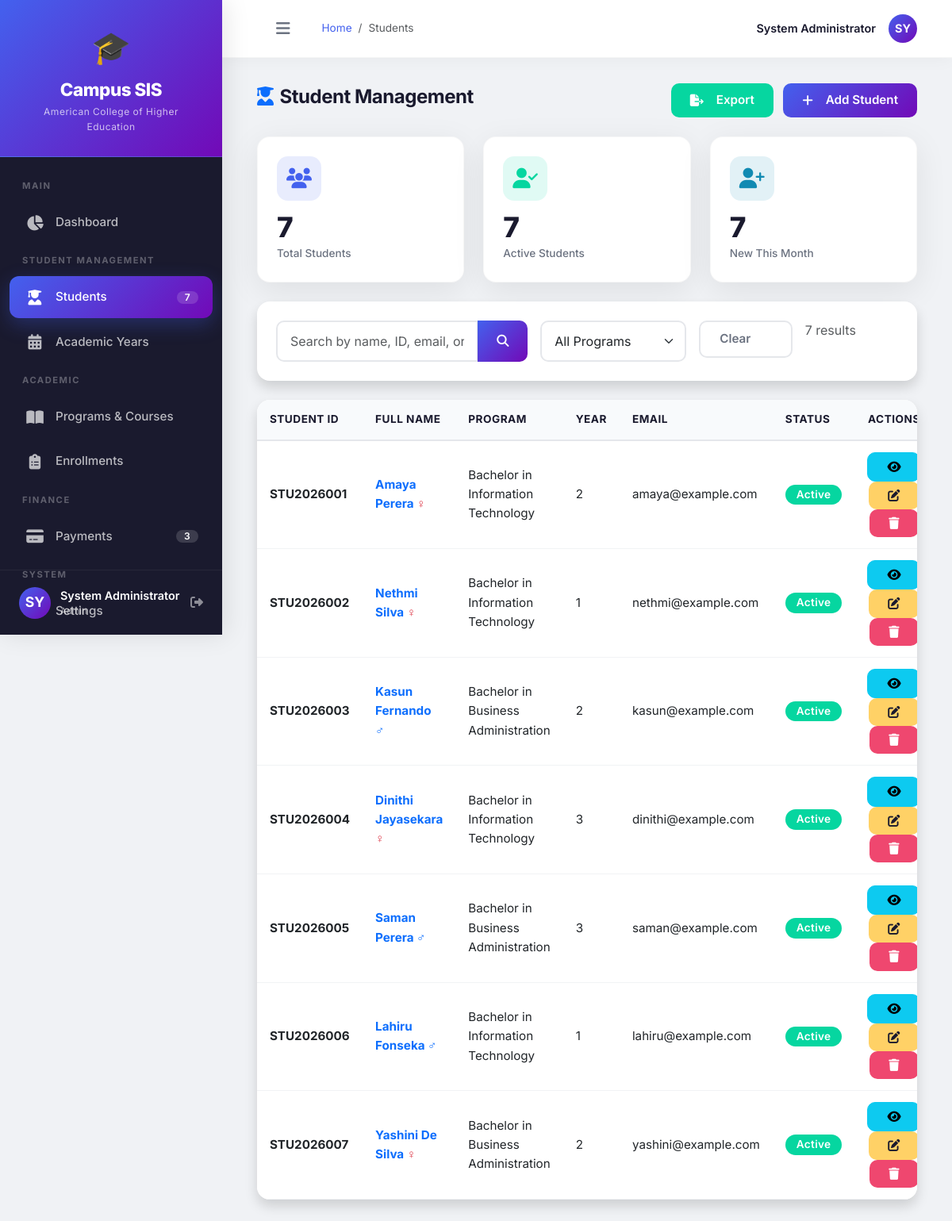
The page /pages/students.php (signed in) on the database its author committed.
### tables this page shows
CREATE TABLE students (
    student_id INT PRIMARY KEY AUTO_INCREMENT,
    student_number VARCHAR(20) UNIQUE NOT NULL,
    full_name VARCHAR(100) NOT NULL,
    ic_number VARCHAR(20) UNIQUE NOT NULL,
    gender ENUM('Male', 'Female') NOT NULL,
    dob DATE NOT NULL,
    email VARCHAR(100) UNIQUE NOT NULL,
    phone VARCHAR(15) NOT NULL,
    address TEXT NOT NULL,
    program VARCHAR(100) NOT NULL,
    year_of_study INT DEFAULT 1,
    photo VARCHAR(255),
    guardian_name VARCHAR(100),
    guardian_phone VARCHAR(15),
    guardian_email VARCHAR(100),
    enrollment_date DATE,
    status ENUM('active', 'graduated', 'suspended', 'withdrawn') DEFAULT 'active',
    created_at TIMESTAMP DEFAULT CURRENT_TIMESTAMP
);

### config/database.php (called while the page is built, shortened)
<?php
function sanitize($input) {
    return htmlspecialchars(strip_tags(trim($input)));
}
?>

### pages/students.php (the view, shortened to what this page needs)
<?php
require_once '../config/database.php';
$page_title = 'Students';
include '../includes/header.php';
include '../includes/sidebar.php';
$search = isset($_GET['search']) ? sanitize($_GET['search']) : '';
$query = "SELECT * FROM students WHERE 1=1";
$params = [];
$query .= " ORDER BY created_at DESC";
$stmt = $pdo->prepare($query);
$stmt->execute($params);
$students = $stmt->fetchAll();
$totalStudents = $pdo->query("SELECT COUNT(*) FROM students")->fetchColumn();
$activeStudents = $pdo->query("SELECT COUNT(*) FROM students WHERE status = 'active'")->fetchColumn();
$newThisMonth = $pdo->query("SELECT COUNT(*) FROM students WHERE MONTH(created_at) = MONTH(NOW()) AND YEAR(created_at) = YEAR(NOW())")->fetchColumn();
?>
<div class="container-fluid fade-in">
    <div class="d-flex justify-content-between align-items-center mb-4">
        <h1 class="h3 text-gray-800"><i class="fas fa-user-graduate me-2 text-primary"></i>Student Management</h1>
        <div>
            <a href="students.php?export=csv" class="btn btn-success me-2">
                <i class="fas fa-file-export me-2"></i>Export
            </a>
            <a href="add_student.php" class="btn btn-primary">
                <i class="fas fa-plus me-2"></i>Add Student
            </a>
        </div>
    </div>
    <div class="row g-4 mb-4">
        <div class="col-md-4">
            <div class="stat-card">
                <div class="stat-icon primary"><i class="fas fa-users"></i></div>
                <div class="stat-number"><?php echo number_format($totalStudents); ?></div>
                <div class="stat-label">Total Students</div>
            </div>
        </div>
        <div class="col-md-4">
            <div class="stat-card">
                <div class="stat-icon success"><i class="fas fa-user-check"></i></div>
                <div class="stat-number"><?php echo number_format($activeStudents); ?></div>
                <div class="stat-label">Active Students</div>
            </div>
        </div>
        <div class="col-md-4">
            <div class="stat-card">
                <div class="stat-icon info"><i class="fas fa-user-plus"></i></div>
                <div class="stat-number"><?php echo number_format($newThisMonth); ?></div>
                <div class="stat-label">New This Month</div>
            </div>
        </div>
    </div>
    <div class="card shadow mb-4">
        <div class="card-body">
            <form method="GET" class="row g-3">
                <div class="col-md-5">
                    <div class="input-group">
                        <input type="text" name="search" class="form-control" placeholder="Search by name, ID, email, or IC..." value="<?php echo htmlspecialchars($search); ?>">
                        <button type="submit" class="btn btn-primary"><i class="fas fa-search"></i></button>
                    </div>
                </div>
                <div class="col-md-3">
                    <select name="program" class="form-select" onchange="this.form.submit()">
                        <option value="">All Programs</option>
                    </select>
                </div>
                <div class="col-md-2">
                    <a href="students.php" class="btn btn-outline-secondary w-100">Clear</a>
                </div>
                <div class="col-md-2">
                    <span class="text-muted"><?php echo count($students); ?> results</span>
                </div>
            </form>
        </div>
    </div>
    <div class="card shadow">
        <div class="card-body p-0">
            <div class="table-responsive">
                <table class="table table-hover mb-0">
                    <thead>
                        <tr>
                            <th>Student ID</th>
                            <th>Full Name</th>
                            <th>Program</th>
                            <th>Year</th>
                            <th>Email</th>
                            <th>Status</th>
                            <th class="text-center">Actions</th>
                        </tr>
                    </thead>
                    <tbody>
                        <?php if (!empty($students)): ?>
                            <?php foreach ($students as $student): ?>
                            <tr>
                                <td>
                                    <strong><?php echo htmlspecialchars($student['student_number']); ?></strong>
                                </td>
                                <td>
                                    <a href="view_student.php?id=<?php echo $student['student_id']; ?>" class="text-decoration-none fw-bold">
                                        <?php echo htmlspecialchars($student['full_name']); ?>
                                    </a>
                                    <?php if ($student['gender'] == 'Male'): ?>
                                        <span class="text-primary">♂</span>
                                    <?php else: ?>
                                        <span class="text-danger">♀</span>
                                    <?php endif; ?>
                                </td>
                                <td><?php echo htmlspecialchars($student['program']); ?></td>
                                <td><?php echo $student['year_of_study']; ?></td>
                                <td><?php echo htmlspecialchars($student['email']); ?></td>
                                <td>
                                    <span class="badge bg-<?php echo $student['status'] == 'active' ? 'success' : ($student['status'] == 'graduated' ? 'info' : 'secondary'); ?>" style="font-size: 0.85rem; padding: 6px 14px;">
                                        <?php echo ucfirst($student['status']); ?>
                                    </span>
                                </td>
                                <td class="text-center">
                                    <a href="view_student.php?id=<?php echo $student['student_id']; ?>" class="btn btn-sm btn-info" title="View Profile">
                                        <i class="fas fa-eye"></i>
                                    </a>
                                    <a href="edit_student.php?id=<?php echo $student['student_id']; ?>" class="btn btn-sm btn-warning" title="Edit">
                                        <i class="fas fa-edit"></i>
                                    </a>
                                    <a href="students.php?delete=<?php echo $student['student_id']; ?>" class="btn btn-sm btn-danger" title="Delete" onclick="return confirm('Delete this student permanently?')">
                                        <i class="fas fa-trash"></i>
                                    </a>
                                </td>
                            </tr>
                            <?php endforeach; ?>
                        <?php endif; ?>
                    </tbody>
                </table>
            </div>
        </div>
    </div>
</div>
<?php include '../includes/footer.php'; ?>

### includes/header.php (shortened to what this page needs)
<!DOCTYPE html>
<html lang="en">
<head>
    <link href="https://cdn.jsdelivr.net/npm/bootstrap@5.3.0/dist/css/bootstrap.min.css" rel="stylesheet">
    <link rel="stylesheet" href="https://cdnjs.cloudflare.com/ajax/libs/font-awesome/6.4.0/css/all.min.css">
    <link rel="stylesheet" href="<?php echo APP_URL; ?>assets/css/style.css">
</head>
<body>
    <div class="wrapper">

### includes/sidebar.php (shortened to what this page needs)
<nav id="sidebar" class="sidebar">
    <div class="sidebar-header">
        <span class="logo-icon">🎓</span>
        <h4><?php echo APP_NAME; ?></h4>
        <div class="subtitle">American College of Higher Education</div>
    </div>
    <ul class="nav flex-column">
        <div class="nav-label">Main</div>
        <li class="nav-item">
            <a href="<?php echo APP_URL; ?>pages/dashboard.php" class="nav-link <?php echo basename($_SERVER['PHP_SELF']) == 'dashboard.php' ? 'active' : ''; ?>">
                <i class="fas fa-chart-pie"></i> Dashboard
            </a>
        </li>
        <div class="nav-label">Student Management</div>
        <li class="nav-item">
            <a href="<?php echo APP_URL; ?>pages/students.php" class="nav-link <?php echo in_array(basename($_SERVER['PHP_SELF']), ['students.php', 'add_student.php', 'edit_student.php', 'view_student.php']) ? 'active' : ''; ?>">
                <i class="fas fa-user-graduate"></i> Students
                <span class="badge"><?php echo $pdo->query("SELECT COUNT(*) FROM students")->fetchColumn(); ?></span>
            </a>
        </li>
        <li class="nav-item">
            <a href="<?php echo APP_URL; ?>pages/academic_years.php" class="nav-link <?php echo basename($_SERVER['PHP_SELF']) == 'academic_years.php' ? 'active' : ''; ?>">
                <i class="fas fa-calendar-alt"></i> Academic Years
            </a>
        </li>
        <div class="nav-label">Academic</div>
        <li class="nav-item">
            <a href="<?php echo APP_URL; ?>pages/courses.php" class="nav-link <?php echo basename($_SERVER['PHP_SELF']) == 'courses.php' ? 'active' : ''; ?>">
                <i class="fas fa-book-open"></i> Programs & Courses
            </a>
        </li>
        <li class="nav-item">
            <a href="<?php echo APP_URL; ?>pages/enrollments.php" class="nav-link <?php echo basename($_SERVER['PHP_SELF']) == 'enrollments.php' ? 'active' : ''; ?>">
                <i class="fas fa-clipboard-list"></i> Enrollments
            </a>
        </li>
        <div class="nav-label">Finance</div>
        <li class="nav-item">
            <a href="<?php echo APP_URL; ?>pages/payments.php" class="nav-link <?php echo in_array(basename($_SERVER['PHP_SELF']), ['payments.php', 'make_payment.php']) ? 'active' : ''; ?>">
                <i class="fas fa-credit-card"></i> Payments
                <span class="badge"><?php echo $pdo->query("SELECT COUNT(*) FROM payments WHERE status != 'paid'")->fetchColumn(); ?></span>
            </a>
        </li>
        <div class="nav-label">System</div>
        <li class="nav-item">
            <a href="<?php echo APP_URL; ?>pages/settings.php" class="nav-link <?php echo basename($_SERVER['PHP_SELF']) == 'settings.php' ? 'active' : ''; ?>">
                <i class="fas fa-cog"></i> Settings
            </a>
        </li>
    </ul>
    <div class="sidebar-footer">
        <div class="user-info">
            <div class="user-avatar"><?php echo strtoupper(substr($_SESSION['full_name'] ?? 'U', 0, 2)); ?></div>
            <div>
                <div class="user-name"><?php echo sanitize($_SESSION['full_name'] ?? 'User'); ?></div>
                <div class="user-role"><?php echo ucfirst($_SESSION['role'] ?? 'staff'); ?></div>
            </div>
            <a href="<?php echo APP_URL; ?>auth/logout.php" class="ms-auto text-white-50" title="Logout">
                <i class="fas fa-sign-out-alt"></i>
            </a>
        </div>
    </div>
</nav>
<div id="content" class="content">
    <nav class="top-navbar navbar navbar-expand-lg">
        <div class="container-fluid">
            <button type="button" id="sidebarCollapse" class="btn btn-outline-secondary border-0">
                <i class="fas fa-bars fs-5"></i>
            </button>
            <div class="ms-3">
                <nav aria-label="breadcrumb">
                    <ol class="breadcrumb">
                        <li class="breadcrumb-item"><a href="<?php echo APP_URL; ?>pages/dashboard.php">Home</a></li>
                        <li class="breadcrumb-item active" aria-current="page"><?php echo $page_title ?? 'Dashboard'; ?></li>
                    </ol>
                </nav>
            </div>
            <div class="user-menu ms-auto">
                <span class="user-name-sm"><?php echo sanitize($_SESSION['full_name'] ?? 'User'); ?></span>
                <div class="user-avatar-sm"><?php echo strtoupper(substr($_SESSION['full_name'] ?? 'U', 0, 2)); ?></div>
            </div>
        </div>
    </nav>
    <div class="content-body">

### includes/footer.php (shortened to what this page needs)
        </div>
    </div>
</body>
</html>

### rows shown on the page
students: student_number "STU2026001", full_name "Amaya Perera", program "Bachelor in Information Technology", year_of_study "2", email "amaya@example.com", status "Active"
students: student_number "STU2026002", full_name "Nethmi Silva", program "Bachelor in Information Technology", year_of_study "1", email "nethmi@example.com", status "Active"
students: student_number "STU2026003", full_name "Kasun Fernando", program "Bachelor in Business Administration", year_of_study "2", email "kasun@example.com", status "Active"
students: student_number "STU2026004", full_name "Dinithi Jayasekara", program "Bachelor in Information Technology", year_of_study "3", email "dinithi@example.com", status "Active"
students: student_number "STU2026005", full_name "Saman Perera", program "Bachelor in Business Administration", year_of_study "3", email "saman@example.com", status "Active"
students: student_number "STU2026006", full_name "Lahiru Fonseka", program "Bachelor in Information Technology", year_of_study "1", email "lahiru@example.com", status "Active"
students: student_number "STU2026007", full_name "Yashini De Silva", program "Bachelor in Business Administration", year_of_study "2", email "yashini@example.com", status "Active"

### other values the page prints
APP_NAME "Campus SIS"
$pdo->query("SELECT COUNT(*) FROM students")->fetchColumn() "7"
substr($_SESSION['full_name'] ?? 'U', 0, 2) "SY"
$_SESSION['full_name'] "System Administrator"
$_SESSION['role'] "Admin"
$page_title "Students"
$totalStudents "7"
$activeStudents "7"
$newThisMonth "7"
count($students) "7"
